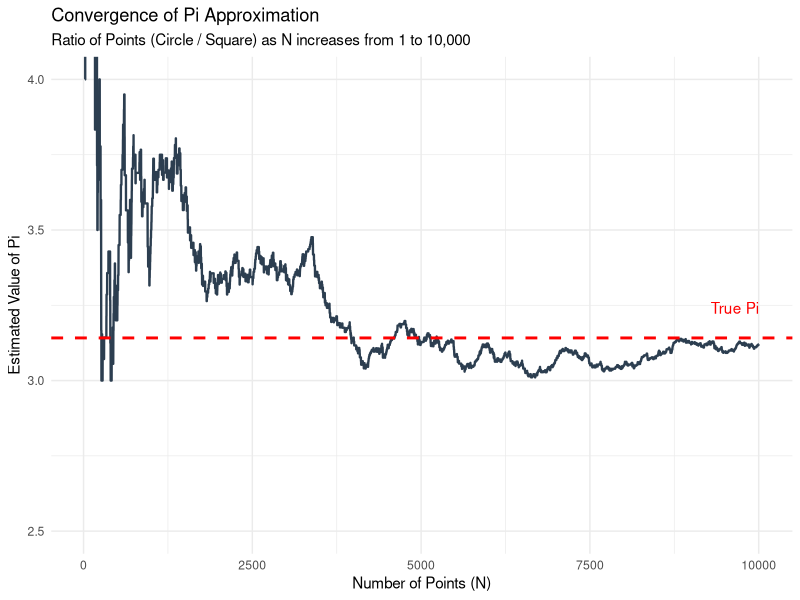

This chart was generated by the following R code:
library(ggplot2)
library(dplyr)

set.seed(40) # For reproducibility

# 1. Setup Parameters
n_max <- 10000
plot_dim <- 10

# 2. Generate all 10,000 points at once
df <- data.frame(
  x = runif(n_max, min = 0, max = plot_dim),
  y = runif(n_max, min = 0, max = plot_dim)
)

# 3. Define Shapes (Same geometry as before)
# Circle: Center (5,5), Radius 2
cx <- 5; cy <- 5; r <- 2
# Square: Center (5,5), Side 2 (Limits 4 to 6)
sx_min <- 4; sx_max <- 6
sy_min <- 4; sy_max <- 6

# 4. Check inclusions
# Returns TRUE (1) or FALSE (0)
is_in_circle <- (df$x - cx)^2 + (df$y - cy)^2 <= r^2
is_in_square <- (df$x >= sx_min & df$x <= sx_max) & 
  (df$y >= sy_min & df$y <= sy_max)

# 5. Simulate the "Loop" using Cumulative Sums
# cumsum() calculates the running total. 
# It effectively shows the count at n=1, n=2, ... n=10000
running_circle_count <- cumsum(is_in_circle)
running_square_count <- cumsum(is_in_square)

# Create a results dataframe
convergence_data <- data.frame(
  n = 1:n_max,
  circle_count = running_circle_count,
  square_count = running_square_count
)

# Avoid division by zero in the very early steps if no points hit the square yet
convergence_data <- convergence_data %>%
  filter(square_count > 0) %>%
  mutate(pi_estimate = circle_count / square_count)

# 6. Plotting the Convergence
ggplot(convergence_data, aes(x = n, y = pi_estimate)) +
  # The estimated line
  geom_line(color = "#2c3e50", size = 0.8) +
  
  # The actual value of Pi (Reference line)
  geom_hline(yintercept = pi, color = "red", linetype = "dashed", size = 1) +
  
  # Annotations
  annotate("text", x = n_max, y = pi + 0.1, label = "True Pi", color = "red", hjust = 1) +
  
  # Formatting
  theme_minimal() +
  labs(
    title = "Convergence of Pi Approximation",
    subtitle = "Ratio of Points (Circle / Square) as N increases from 1 to 10,000",
    x = "Number of Points (N)",
    y = "Estimated Value of Pi"
  ) +
  # Zoom in slightly on the Y-axis to see the stabilization better
  coord_cartesian(ylim = c(2.5, 4.0))
